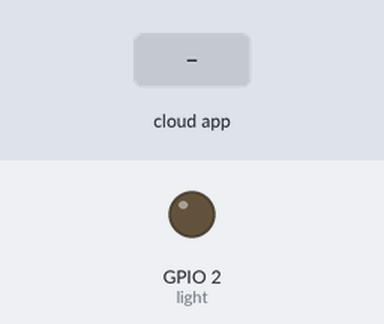
Bench run of a sketch on a simulated ESP8266 (NodeMCU). On the bench: output pins drawn as LEDs (lit = HIGH). Inputs (shaded band) come from the test bench. WiFi joins after 1.5 s; servers stay silent unless stated; no MQTT or app messages arrive unless stated; what the sketch prints to the serial monitor is not drawn.

Above: at 2.7 s.
2.8 s: the phone or cloud app sets light to ON
At 3.3 s:
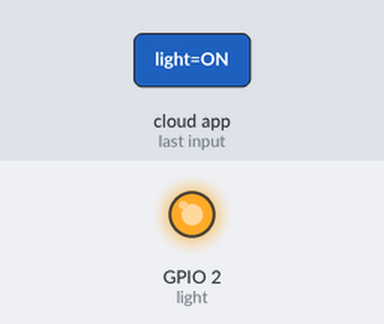
Timing chart, 0 to 5.8 s (numbered marks = the images above; inputs shaded):
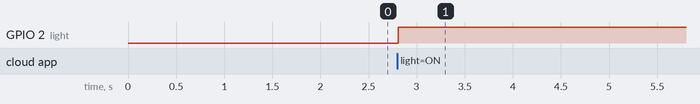

Measured:
- after the input at 2.8 s, GPIO 2 (light): LOW → HIGH at once

The sketch:

Adafruit_MQTT_Subscribe.ino
```cpp
#include <ESP8266WiFi.h>
#include "Adafruit_MQTT.h"
#include "Adafruit_MQTT_Client.h"

#define light 2
#define WLAN_SSID       "*************"
#define WLAN_PASS       "*************"

#define AIO_SERVER      "io.adafruit.com"
#define AIO_SERVERPORT  1883                   // use 8883 for SSL

#define AIO_USERNAME  "*************"
#define AIO_KEY       "aio_*************"

WiFiClient client;

Adafruit_MQTT_Client mqtt(&client, AIO_SERVER, AIO_SERVERPORT, AIO_USERNAME, AIO_KEY);
Adafruit_MQTT_Subscribe onoffbutton = Adafruit_MQTT_Subscribe(&mqtt, AIO_USERNAME "/feeds/light");

void MQTT_connect();

void setup() {
  Serial.begin(115200);
  delay(10);
  pinMode(light,OUTPUT);
  Serial.println(F("Adafruit MQTT demo"));

  Serial.println();
  Serial.println();
  Serial.print("Connecting to ");
  Serial.println(WLAN_SSID);

  WiFi.begin(WLAN_SSID, WLAN_PASS);
  while (WiFi.status() != WL_CONNECTED) {
    delay(500);
    Serial.print(".");
  }
  Serial.println();

  Serial.println("WiFi connected");
  Serial.println("IP address: "); Serial.println(WiFi.localIP());

  // Setup MQTT subscription for onoff feed.
  mqtt.subscribe(&onoffbutton);
}

uint32_t x=0;

void loop() {
  MQTT_connect();

  Adafruit_MQTT_Subscribe *subscription;
  while ((subscription = mqtt.readSubscription(5000))) {
    if (subscription == &onoffbutton) {
      Serial.print(F("Got: "));
      Serial.println((char *)onoffbutton.lastread);

      String light_status = (char *)onoffbutton.lastread;
      Serial.println("light_status : " + light_status);
      if(light_status == "ON"){
        digitalWrite(light,HIGH);
        }
        else{
           digitalWrite(light,LOW);
          }
    }
  }
}

void MQTT_connect() {
  int8_t ret;

  // Stop if already connected.
  if (mqtt.connected()) {
    return;
  }
  Serial.print("Connecting to MQTT... ");

  uint8_t retries = 3;
  while ((ret = mqtt.connect()) != 0) { // connect will return 0 for connected
       Serial.println(mqtt.connectErrorString(ret));
       Serial.println("Retrying MQTT connection in 5 seconds...");
       mqtt.disconnect();
       delay(5000);  // wait 5 seconds
       retries--;
       if (retries == 0) {
         // basically die and wait for WDT to reset me
         while (1);
       }
  }
  Serial.println("MQTT Connected!");
}
```
